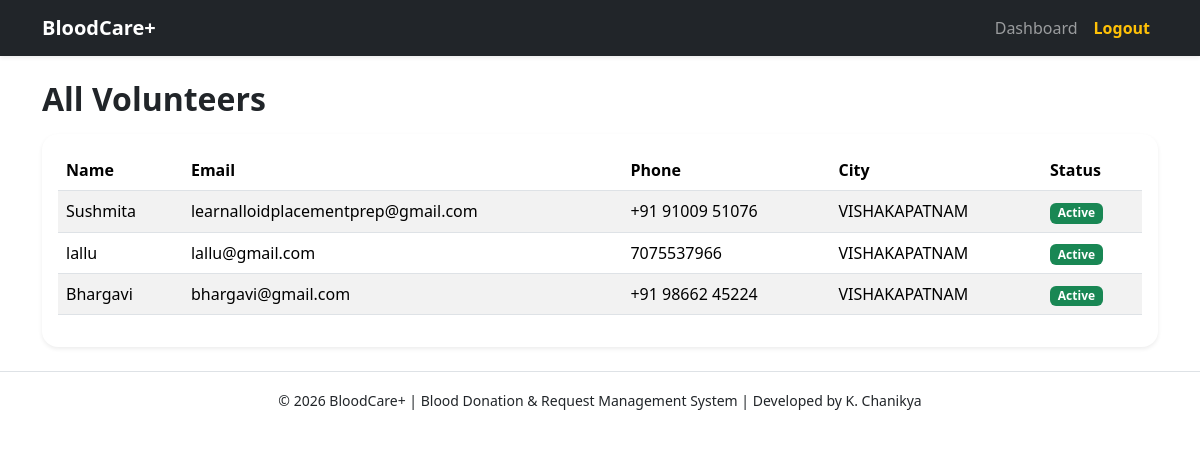
The page /admin/volunteers (signed in) on the database its author committed.
### models.py (models this page shows)
class Volunteer(db.Model):
    __tablename__ = "volunteers"
    volunteer_id = db.Column(db.Integer, primary_key=True)
    user_id = db.Column(db.Integer, db.ForeignKey("users.id"), nullable=False)
    phone = db.Column(db.String(20), nullable=False)
    city = db.Column(db.String(100), nullable=False)
    status = db.Column(db.String(20), default="Active")
    user = db.relationship("User", backref=db.backref("volunteer_profile", uselist=False))

class User(db.Model, UserMixin):
    __tablename__ = "users"
    id = db.Column(db.Integer, primary_key=True)
    name = db.Column(db.String(120), nullable=False)
    email = db.Column(db.String(120), unique=True, nullable=False)
    password_hash = db.Column(db.String(255), nullable=False)
    role = db.Column(db.String(30), nullable=False, default="donor")
    created_at = db.Column(db.DateTime, default=datetime.utcnow)

### app.py (the view)
@app.route("/admin/volunteers")
@login_required
def admin_volunteers():
    if current_user.role != "admin":
        flash("Access denied!", "danger")
        return redirect(url_for("dashboard"))
    volunteers = Volunteer.query.order_by(Volunteer.volunteer_id.desc()).all()
    return render_template("admin/admin_volunteers.html", volunteers=volunteers)

### app.py (called while the page is built)
@login_manager.user_loader
def load_user(user_id):
    return User.query.get(int(user_id))

### templates/admin/admin_volunteers.html (shortened to what this page needs)
{% extends "base.html" %}
{% block content %}
<h2 class="fw-bold mb-3">All Volunteers</h2>
<div class="card shadow-sm border-0 rounded-4">
  <div class="card-body">
    <table class="table table-striped align-middle">
      <thead>
        <tr>
          <th>Name</th>
          <th>Email</th>
          <th>Phone</th>
          <th>City</th>
          <th>Status</th>
        </tr>
      </thead>
      <tbody>
        {% for v in volunteers %}
        <tr>
          <td>{{ v.user.name }}</td>
          <td>{{ v.user.email }}</td>
          <td>{{ v.phone }}</td>
          <td>{{ v.city }}</td>
          <td>
            {% if v.status == "Active" %}
              <span class="badge bg-success">Active</span>
            {% else %}
              <span class="badge bg-secondary">Inactive</span>
            {% endif %}
          </td>
        </tr>
        {% endfor %}
      </tbody>
    </table>
  </div>
</div>
{% endblock %}

### static/css/style.css (style rules this page uses)
body { font-family: "Segoe UI", sans-serif; }

### rows shown on the page
Volunteer: user.name "Sushmita", user.email "learnalloidplacementprep@gmail.com", phone "+91 91009 51076", city "VISHAKAPATNAM", status "Active"
Volunteer: user.name "lallu", user.email "lallu@gmail.com", phone "7075537966", city "VISHAKAPATNAM", status "Active"
Volunteer: user.name "Bhargavi", user.email "bhargavi@gmail.com", phone "+91 98662 45224", city "VISHAKAPATNAM", status "Active"
